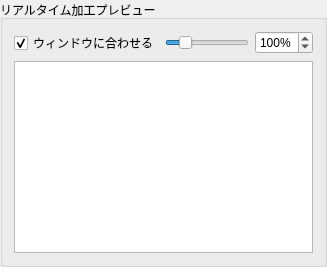
     <widget class="QGroupBox" name="groupBoxPreview">
      <property name="title">
       <string>リアルタイム加工プレビュー</string>
      </property>
      <layout class="QVBoxLayout" name="layoutProcessPreview">
       <item>
        <layout class="QHBoxLayout" name="layoutZoomControls">
         <item>
          <widget class="QCheckBox" name="chkZoomFit">
           <property name="text">
            <string>ウィンドウに合わせる</string>
           </property>
           <property name="checked">
            <bool>true</bool>
           </property>
          </widget>
         </item>
         <item>
          <widget class="QSlider" name="sliderZoom">
           <property name="minimum">
            <number>10</number>
           </property>
           <property name="maximum">
            <number>500</number>
           </property>
           <property name="value">
            <number>100</number>
           </property>
           <property name="orientation">
            <enum>Qt::Orientation::Horizontal</enum>
           </property>
          </widget>
         </item>
         <item>
          <widget class="QSpinBox" name="spinZoom">
           <property name="suffix">
            <string>%</string>
           </property>
           <property name="minimum">
            <number>10</number>
           </property>
           <property name="maximum">
            <number>500</number>
           </property>
           <property name="value">
            <number>100</number>
           </property>
          </widget>
         </item>
        </layout>
       </item>
       <item>
        <widget class="QGraphicsView" name="graphicsViewPreview">
         <property name="toolTip">
          <string>右側の設定変更が即座にピクセル計算され、ここに描画されます。</string>
         </property>
        </widget>
       </item>
      </layout>
     </widget>
